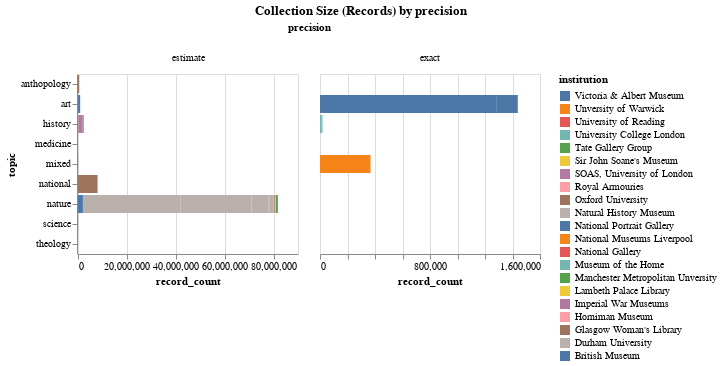

Notebook code for this chart:
### Code cell
title = alt.TitleParams('Collection Size (Records) by precision', anchor='middle')
alt.Chart(records_data, title=title).mark_bar().encode(
    column='precision:O',
    x='record_count:Q',
    y='topic:N',
    color=alt.Color('institution:N', sort='descending')
).properties(width=220).resolve_scale(x='independent')

### Figure 1 — Vega-Lite specification as saved in the notebook (floating-point values rounded to 4 significant figures)
{"config": {"view": {"continuousWidth": 300, "continuousHeight": 300}}, "data": {"name": "data-12b097995b6236260bf4e24f871dc0bb"}, "mark": {"type": "bar"}, "encoding": {"color": {"field": "institution", "sort": "descending", "type": "nominal"}, "column": {"field": "precision", "type": "ordinal"}, "x": {"field": "record_count", "type": "quantitative"}, "y": {"field": "topic", "type": "nominal"}}, "resolve": {"scale": {"x": "independent"}}, "title": {"text": "Collection Size (Records) by precision", "anchor": "middle"}, "width": 220, "$schema": "https://vega.github.io/schema/vega-lite/v5.17.0.json", "datasets": {"data-12b097995b6236260bf4e24f871dc0bb": [{"institution": "Oxford University", "subcollection": "History of Science Museum", "sector": "university", "type": "museum", "topic": "science", "precision": "estimate", "record_count": 33592}, {"institution": "Oxford University", "subcollection": "Museum of Natural History", "sector": "university", "type": "museum", "topic": "nature", "precision": "estimate", "record_count": 505745}, {"institution": "Oxford University", "subcollection": "Pitt Rivers Museum", "sector": "university", "type": "museum", "topic": "anthopology", "precision": "estimate", "record_count": 513107}, {"institution": "Durham University", "subcollection": "Oriental Museum", "sector": "university", "type": "museum", "topic": "art", "precision": "estimate", "record_count": 33234}, {"institution": "University College London", "subcollection": "Petrie Museum", "sector": "university", "type": "museum", "topic": "history", "precision": "estimate", "record_count": 83455}, {"institution": "University College London", "subcollection": "UCL Art Museum", "sector": "university", "type": "museum", "topic": "art", "precision": "estimate", "record_count": 10712}, {"institution": "University College London", "subcollection": "UCL Pathology Collection", "sector": "university", "type": "museum", "topic": "medicine", "precision": "estimate", "record_count": 8817}, {"institution": "University College London", "subcollection": "UCL Pathology Collection", "sector": "university", "type": "museum", "topic": "science", "precision": "estimate", "record_count": 1462}, {"institution": "Glasgow Woman's Library", "subcollection": "Museum Collections", "sector": "library", "type": "museum", "topic": "mixed", "precision": "estimate", "record_count": 3567}, {"institution": "Victoria & Albert Museum", "subcollection": "Victoria & Albert Museum", "sector": "dcms", "type": "museum", "topic": "art", "precision": "exact", "record_count": 1281326}, {"institution": "Museum of the Home", "subcollection": "Museum of the Home", "sector": "dcms", "type": "museum", "topic": "history", "precision": "exact", "record_count": 12200}, {"institution": "Horniman Museum", "subcollection": "Museum Collection", "sector": "dcms", "type": "museum", "topic": "history", "precision": "estimate", "record_count": 132612}, {"institution": "Imperial War Museums", "subcollection": "Museum Collection", "sector": "dcms", "type": "museum", "topic": "history", "precision": "estimate", "record_count": 1737698}, {"institution": "National Gallery", "subcollection": "Museum Collection", "sector": "dcms", "type": "museum", "topic": "history", "precision": "estimate", "record_count": 2626}, {"institution": "National Museums Liverpool", "subcollection": "Museum Collection", "sector": "dcms", "type": "museum", "topic": "history", "precision": "estimate", "record_count": 73682}, {"institution": "National Portrait Gallery", "subcollection": "Museum Collection", "sector": "dcms", "type": "museum", "topic": "history", "precision": "estimate", "record_count": 220000}, {"institution": "Natural History Museum", "subcollection": "Entomology collections", "sector": "dcms", "type": "museum", "topic": "nature", "precision": "estimate", "record_count": 34000000}, {"institution": "Natural History Museum", "subcollection": "Botany collections", "sector": "dcms", "type": "museum", "topic": "nature", "precision": "estimate", "record_count": 6000000}, {"institution": "Natural History Museum", "subcollection": "Zooology collections", "sector": "dcms", "type": "museum", "topic": "nature", "precision": "estimate", "record_count": 29000000}, {"institution": "Natural History Museum", "subcollection": "Palaeontology collections", "sector": "dcms", "type": "museum", "topic": "nature", "precision": "estimate", "record_count": 7000000}, {"institution": "Natural History Museum", "subcollection": "Mineralogy collections", "sector": "dcms", "type": "museum", "topic": "nature", "precision": "estimate", "record_count": 500000}, {"institution": "Natural History Museum", "subcollection": "Library and archive collections", "sector": "dcms", "type": "library", "topic": "nature", "precision": "estimate", "record_count": 1500000}, {"institution": "Royal Armouries", "subcollection": "Museum Collection", "sector": "dcms", "type": "museum", "topic": "nature", "precision": "estimate", "record_count": 65627}, {"institution": "Sir John Soane's Museum", "subcollection": "Museum Collection", "sector": "dcms", "type": "museum", "topic": "nature", "precision": "estimate", "record_count": 57164}, {"institution": "Tate Gallery Group", "subcollection": "Museum Collection", "sector": "dcms", "type": "museum", "topic": "nature", "precision": "estimate", "record_count": 79236}, {"institution": "British Museum", "subcollection": "Museum Collection", "sector": "dcms", "type": "museum", "topic": "nature", "precision": "estimate", "record_count": 2000000}, {"institution": "Oxford University", "subcollection": "History of Science Museum", "sector": "university", "type": "museum", "topic": "science", "precision": "estimate", "record_count": 21011}, {"institution": "Oxford University", "subcollection": "Bodleian Library", "sector": "university", "type": "library", "topic": "national", "precision": "estimate", "record_count": 8000000}, {"institution": "Manchester Metropolitan Unversity", "subcollection": "Special Collections", "sector": "university", "type": "library", "topic": "mixed", "precision": "estimate", "record_count": 28600}, {"institution": "SOAS, University of London", "subcollection": "Special Collections", "sector": "university", "type": "library", "topic": "mixed", "precision": "estimate", "record_count": 40337}, {"institution": "University of Reading", "subcollection": "Library Collection", "sector": "university", "type": "library", "topic": "history", "precision": "estimate", "record_count": 0}, {"institution": "Lambeth Palace Library", "subcollection": "Sion College Collections", "sector": "library", "type": "library", "topic": "theology", "precision": "estimate", "record_count": 15000}, {"institution": "Victoria & Albert Museum", "subcollection": "National Art Library", "sector": "dcms", "type": "library", "topic": "art", "precision": "estimate", "record_count": 849000}, {"institution": "Museum of the Home", "subcollection": "Library Collection", "sector": "dcms", "type": "library", "topic": "history", "precision": "exact", "record_count": 6290}, {"institution": "Royal Armouries", "subcollection": "Library Collection", "sector": "dcms", "type": "library", "topic": "nature", "precision": "estimate", "record_count": 65627}, {"institution": "Sir John Soane's Museum", "subcollection": "Library Collection", "sector": "dcms", "type": "library", "topic": "nature", "precision": "estimate", "record_count": 57164}, {"institution": "Unversity of Warwick", "subcollection": "Modern Records Centre", "sector": "university", "type": "archive", "topic": "mixed", "precision": "exact", "record_count": 367655}, {"institution": "University of Reading", "subcollection": "Archive Collection", "sector": "university", "type": "archive", "topic": "history", "precision": "estimate", "record_count": 186216}, {"institution": "Victoria & Albert Museum", "subcollection": "Victoria & Albert Museum Archives", "sector": "dcms", "type": "archive", "topic": "art", "precision": "exact", "record_count": 157054}, {"institution": "Royal Armouries", "subcollection": "Archive Collection", "sector": "dcms", "type": "archive", "topic": "nature", "precision": "estimate", "record_count": 130130}, {"institution": "Sir John Soane's Museum", "subcollection": "Archive Collection", "sector": "dcms", "type": "archive", "topic": "nature", "precision": "estimate", "record_count": 0}, {"institution": "Tate Gallery Group", "subcollection": "Archive Collection", "sector": "dcms", "type": "archive", "topic": "nature", "precision": "estimate", "record_count": 807060}]}}
